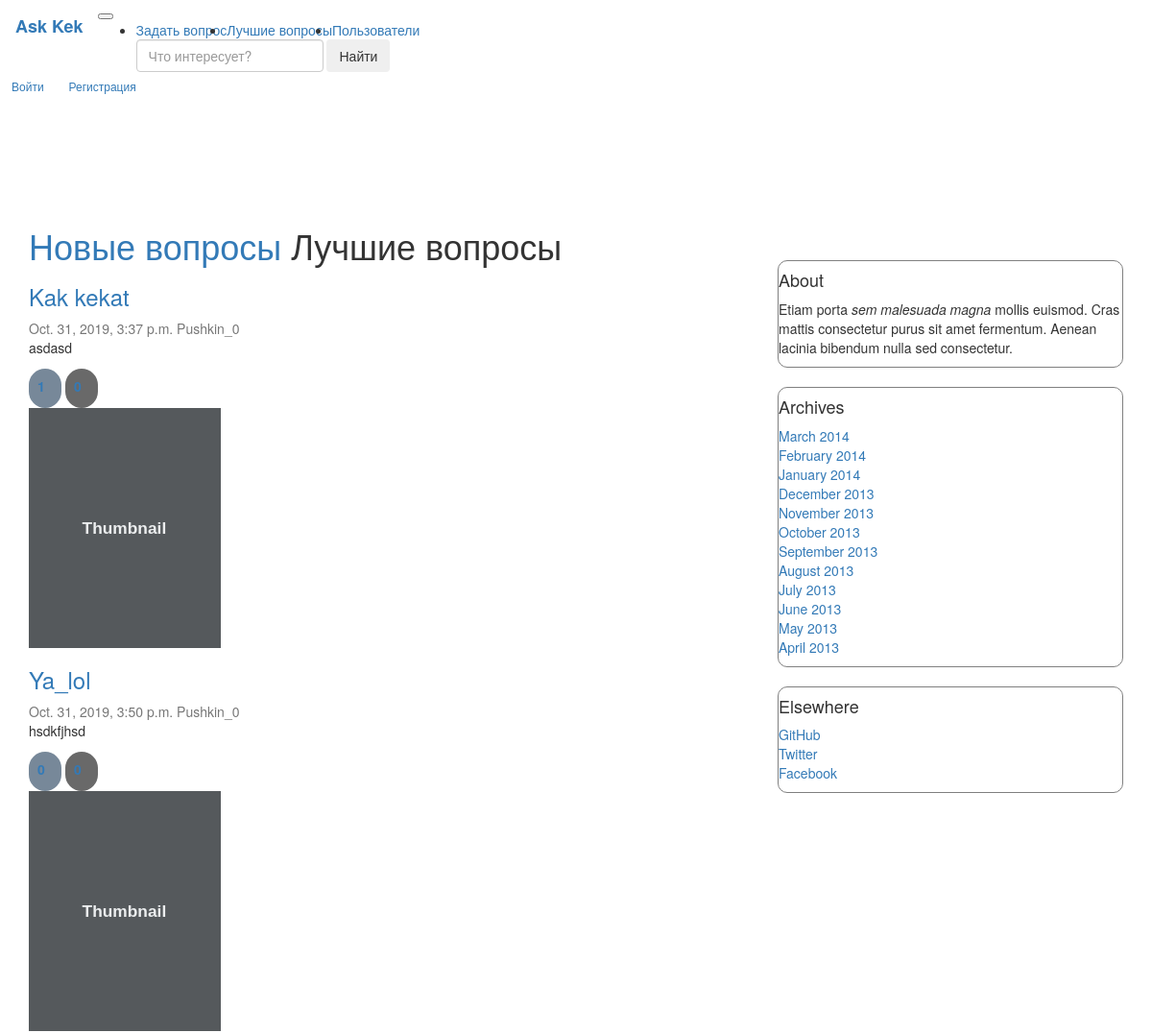
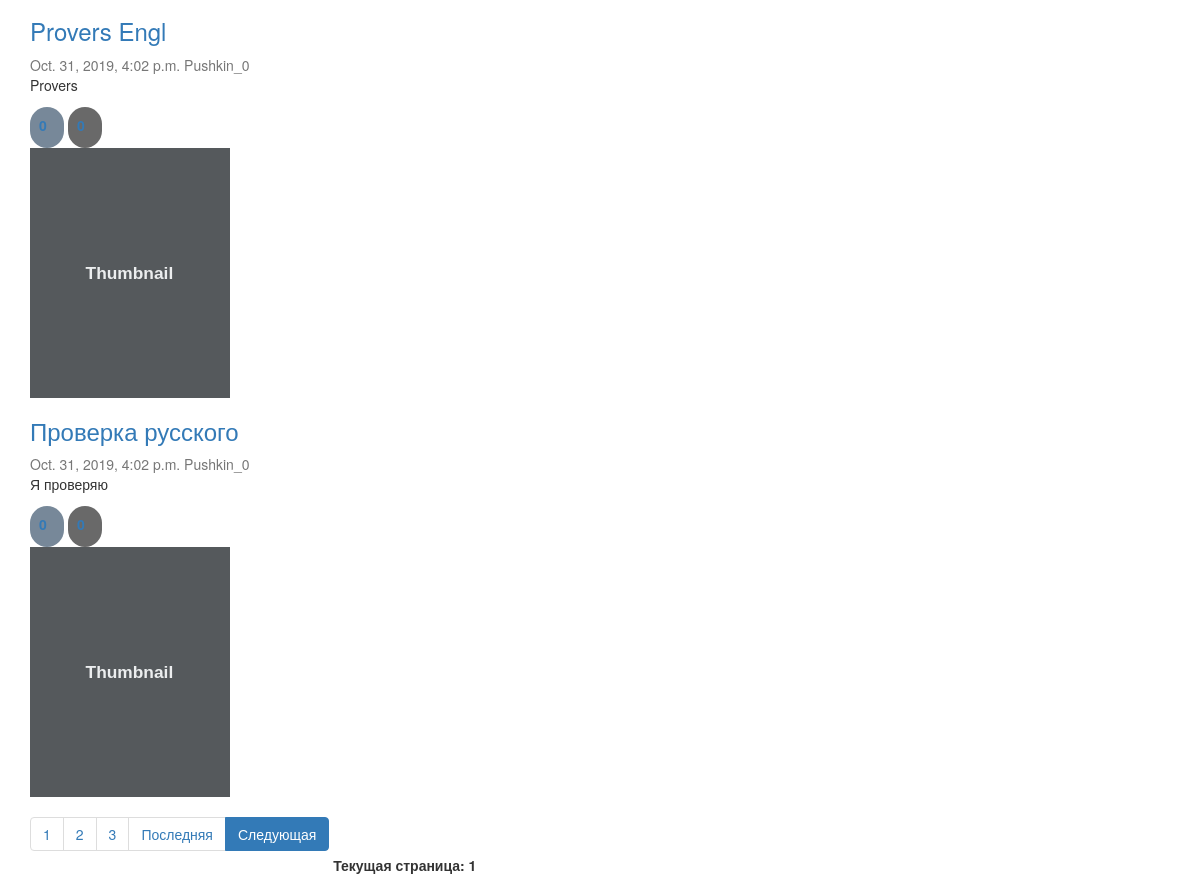
Before: /hot_questions/ with the older database file (2 pictures, top to bottom).
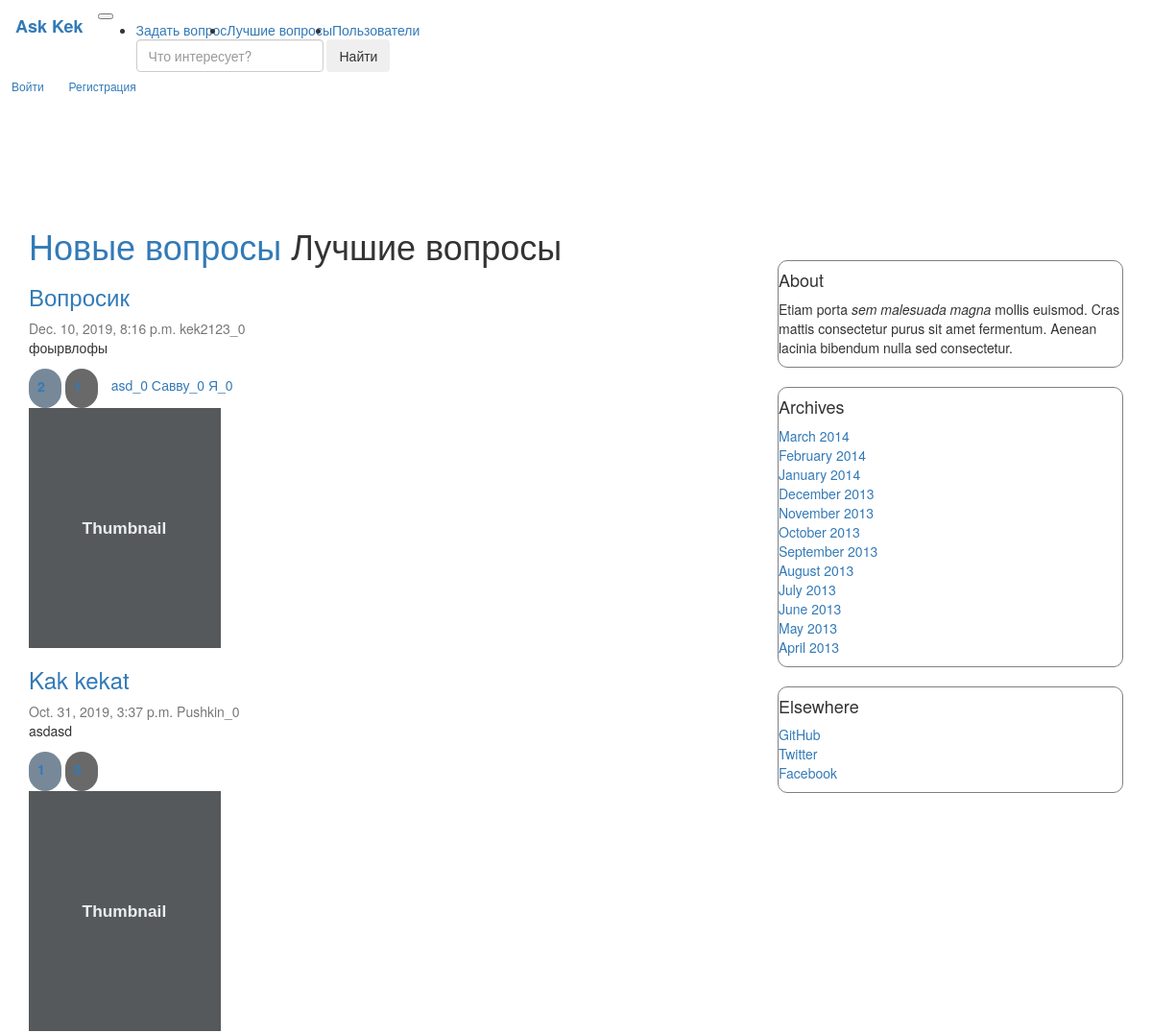
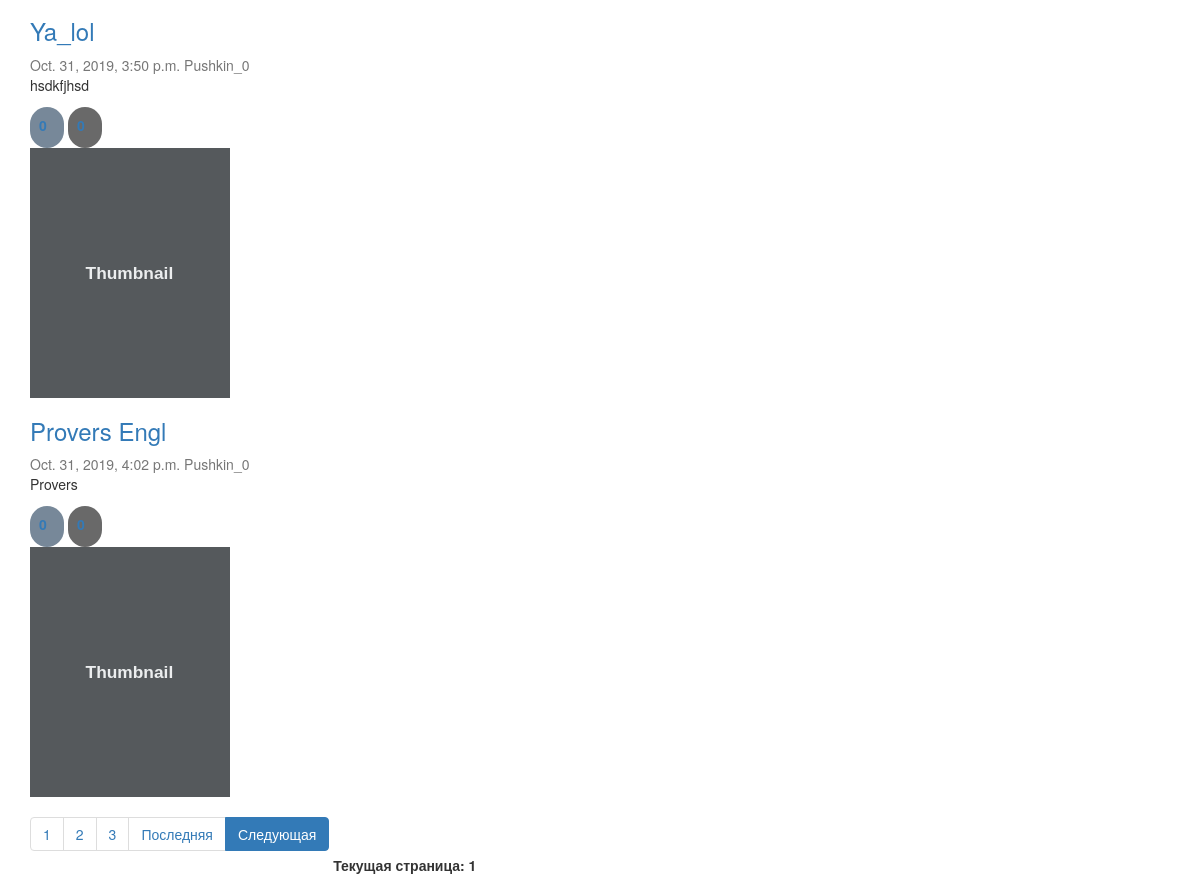
After: the same page with the newer database file (2 pictures, top to bottom).
### question/models.py (models this page shows, shortened)
class Article(models.Model):
    title = models.CharField(max_length=255, verbose_name='Заголовок')
    text = models.TextField(verbose_name='Текст')
    date_published = models.DateTimeField(verbose_name='Дата публикации', default=datetime.now(tz=timezone.utc),
                                          db_index=True)
    is_published = models.BooleanField(verbose_name='Опубликовано', default=True, blank=True)
    author = models.ForeignKey(
        Author,
        on_delete=models.CASCADE,
    )
    like = models.ManyToManyField(Like, related_name="Like", blank=True)
    dislike = models.ManyToManyField(Dislike, blank=True)
    tags = models.ManyToManyField(Tags, blank=True)
    objects = ArticleManager()  # model manager
    class Meta:
        verbose_name = 'Статья'
        verbose_name_plural = 'Статьи'
        index_together = [('title', 'text')]
        unique_together = [('title', 'text')]

class Author(models.Model):
    name = models.CharField(max_length=255, verbose_name='Имя', unique=True)
    rating = models.IntegerField(default=0, verbose_name='Рейтинг')
    def __str__(self):
        return '{}_{}'.format(self.name, self.rating)
    class Meta:
        verbose_name = 'Автор'
        verbose_name_plural = 'Авторы'

class Tags(models.Model):
    name = models.CharField(max_length=255, verbose_name="Тег", default="TechnoPark", db_index=True)
    count = models.IntegerField(verbose_name="Число упоминаний", default=0)
    def __str__(self):
        return '{}_{}'.format(self.name, self.count)

### question/views.py (the view)
# urls.py: path('hot_questions/', views.hot_questions_html, name="hot_questions_url"),
def hot_questions_html(request):
    articles = models.Article.objects.best_published()
    paginated_data = paginate(articles, request)
    rendered_data = {"questions": paginated_data}
    return render(request, "./question/hot_questions.html", rendered_data)

### question/models.py (called while the page is built)
    def best_published(self):
        test = list(self.filter(is_published=True, date_published__lt=datetime.now(tz=timezone.utc)))
        test = sorted(test, key=lambda x: x.like.count(), reverse=True)
        return test

### question/views.py (called while the page is built)
def paginate(objects_list, request):
    paginator = Paginator(list(objects_list), 4)
    page = request.GET.get('page')
    try:
        contacts = paginator.get_page(page)
    except PageNotAnInteger:
        contacts = paginator.page(1)
    except EmptyPage:
        contacts = paginator.page(paginator.num_pages)
    return contacts

### question/templates/question/hot_questions.html
{% extends "question/index.html" %}
{% load static %}
{% block title %}
    <h1><a href="{% url "index" %}"> Новые вопросы</a> Лучшие вопросы </h1>
{% endblock %}

### question/templates/question/index.html (shortened to what this page needs)
{% extends "question/base.html" %}
{% load static %}
{% block content %}
    {% block title %}{% endblock %}
    {% for q in questions %}
        <div class="question">
            <div class="card flex-md-row mb-4 box-shadow h-md-250">
                <div class="card-body d-flex flex-column align-items-start">
                    {% block link_to_ans %}
                        <h3 class="mb-0">
                            <a href="{% url 'one_question_url' q.pk %}" class="href">{{ q.title }}</a>
                        </h3>
                    {% endblock %}
                    <div class="mb-1 text-muted">{{ q.date_published }} {{ q.author }}</div>
                    <p class="card-text mb-auto">{{ q.text }}</p>
                    <div class="fluid-container">
                        <a class="like" data-qid="{{ q.pk }}"
                           data-vote="inc">
                            <label>
                                <input class="qty1" name="qty1" readonly="readonly" type="text"
                                       value="{{ q.like.all.count }}"/>
                            </label>
                        </a>
                        <a class="dislike" data-qid="{{ q.pk }}"
                           data-vote="inc">
                            <label>
                                <input class="qty2" name="qty2" readonly="readonly" type="text"
                                       value="{{ q.dislike.all.count }}"/>
                            </label>
                        </a>
                        {% for tag in q.tags.all %}
                            <a href="{% url 'question_by_tag_url' tag.name %}">{{ tag }}</a>
                        {% endfor %}
                    </div>
                </div>
                <img class="card-img-right flex-auto d-none d-md-block" data-src="holder.js/200x250?theme=thumb"
                     alt="Thumbnail [200x250]" style="width: 200px; height: 250px;"
                     data-holder-rendered="true">
            </div>
        </div>
    {% endfor %}
    <nav aria-label="...">
        <ul class="pagination">
            <li class="page-item" aria-current="page">
                <a class="page-link" href="?page=1">1</a>
            </li>
            {% if questions.paginator.num_pages >= 2 %}
                <li class="page-item">
                    <a class="page-link" href="?page=2">2 <span class="sr-only">(current)</span></a>
                </li>
            {% endif %}
            {% if questions.paginator.num_pages >= 3 %}
                <li class="page-item">
                    <a class="page-link" href="?page=3">3 <span class="sr-only">(current)</span></a>
                </li>
            {% endif %}
            <li class="page-item"><a class="page-link"
                                     href="?page={{ questions.paginator.num_pages }}">Последняя</a></li>
            {% if questions.has_next %}
                <li class="page-item active">
                    <a class="page-link" href="?page={{ questions.next_page_number }}">Следующая</a>
                </li>
            {% endif %}
        </ul>
        <b>Текущая страница: {{ questions.number }}</b>
    </nav>
    {% block  pre_paginator %}
        <link rel="stylesheet" href="{% static "question/index/my.css" %}">
    {% endblock %}
{% endblock %}

Changed rows visible on the page:
no longer on this page (row unchanged): Article: title "Проверка русского", date_published "Oct. 31, 2019, 4:02 p.m.", author "Pushkin_0", text "Я проверяю", qty1 "0", qty2 "0"
added Article: title "Вопросик", date_published "Dec. 10, 2019, 8:16 p.m.", author "kek2123_0", text "фоырвлофы", qty1 "2", qty2 "1"
now on this page (row unchanged): Tags: name+count "asd_0"
added Tags: name+count "Савву_0"
added Tags: name+count "Я_0"
